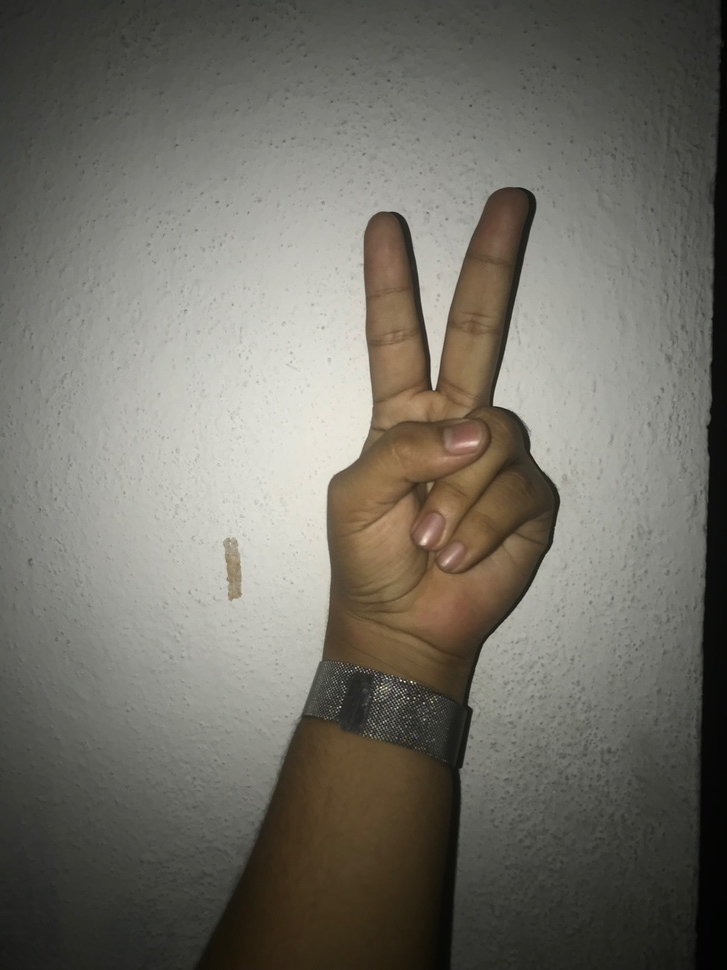
#> input picture mytest/1.jpg, 727 x 970 px, shrunk from 1512 x 2016 before the run
$ python transform.py
#> lines starting #> are read from the running program, lines starting #| are printed output that depends on the picture; after the words box and inside, x2 and y2 are one past the last pixel; in counts of white or black regions, pixels touching at a corner belong together
import cv2
import numpy as np

img = cv2.imread('./mytest/1.jpg',0)
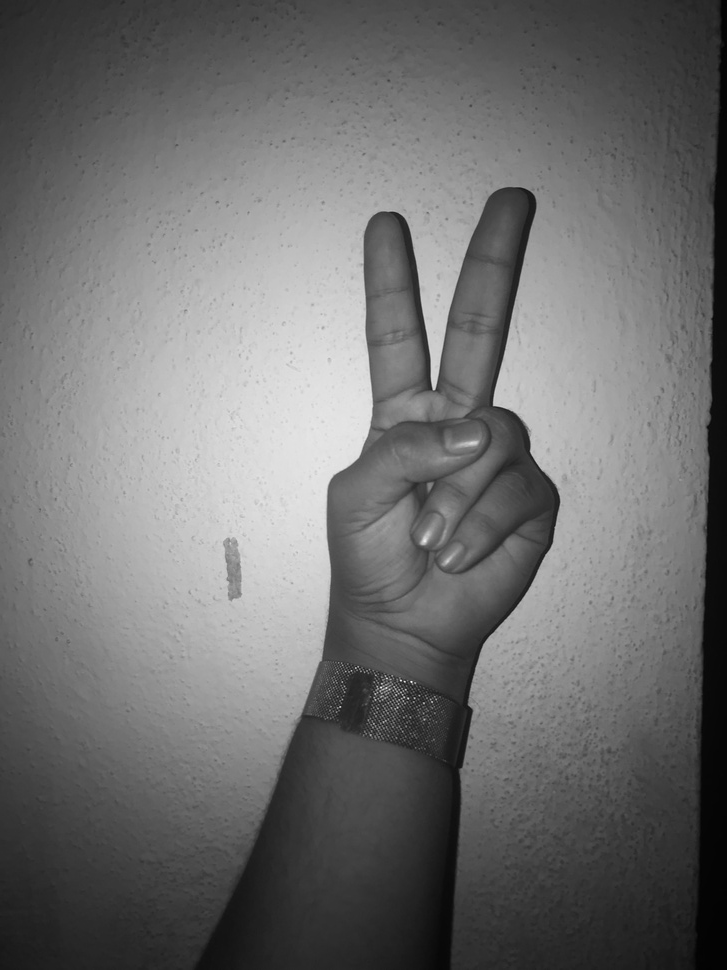
#> img: shape (970, 727); min 2, max 249, mean 110.6
cv2.bilateralFilter(img, 9, 90,16)
#binImg = np.zeros((img.shape[0], img.shape[1]), np.uint8)
bgModel = cv2.createBackgroundSubtractorMOG2(0, 50)

learningRate = 0
cap_region_x_begin = 0.5  # start point/total width
cap_region_y_end = 0.8  # start point/total width
threshold = 50  # binary threshold
blurValue = 41  # GaussianBlur parameter
bgSubThreshold = 40
learningRate = 0

# vari
# variableslt
isBgCaptured = 0  # bool, whether the background captured
triggerSwitch = False  # if true, keyboard simulator works

fgmask = bgModel.apply(img, learningRate=learningRate)
#> fgmask: shape (970, 727); every value is 127
kernel = np.ones((3, 3), np.uint8)
fgmask = cv2.erode(fgmask, kernel, iterations=1)
res = cv2.bitwise_and(img, img, mask=fgmask)


blur = cv2.GaussianBlur(res, (blurValue, blurValue), 0)
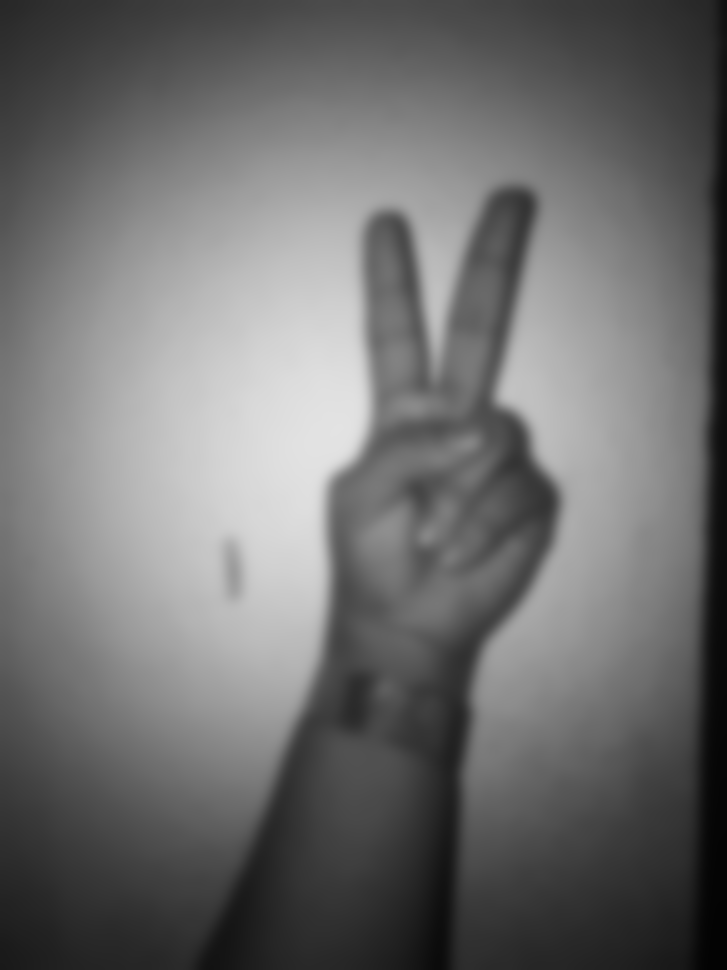
#> blur: shape (970, 727); min 3, max 227, mean 110.6
ret, thresh = cv2.threshold(blur, threshold, 255, cv2.THRESH_BINARY + cv2.THRESH_OTSU)
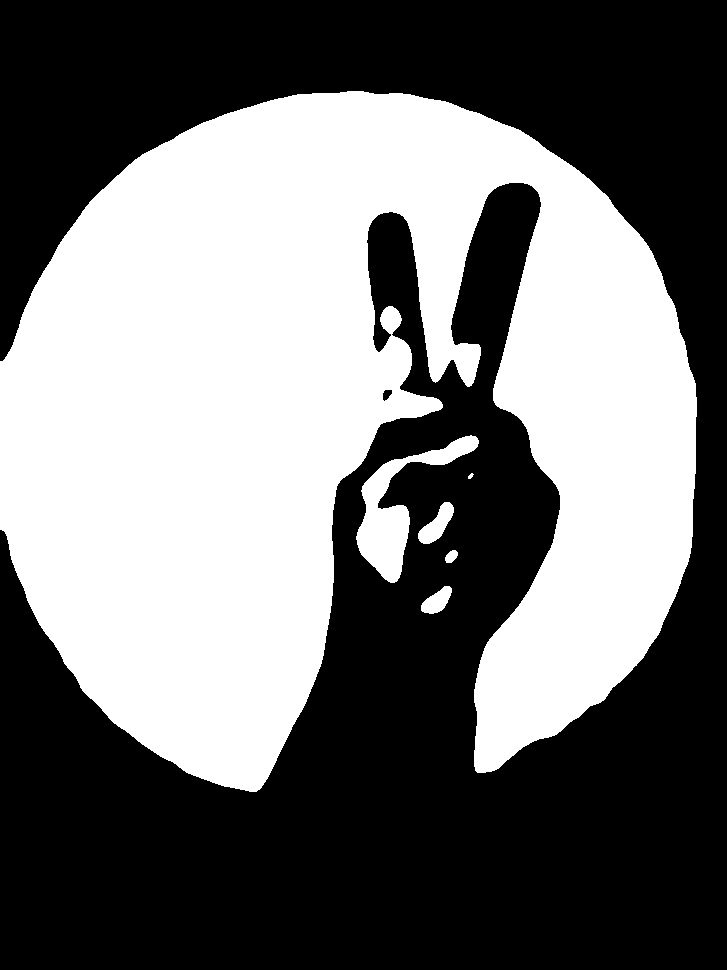
#> thresh: shape (970, 727); 44.5% white; 6 white regions, box (x1, y1, x2, y2) and area: (0, 91, 697, 792) 307232, (356, 435, 479, 583) 5013, (418, 502, 454, 544) 731, (421, 586, 452, 614) 511, (445, 550, 458, 563) 119, (468, 473, 474, 479) 22
#> ret = 115

cv2.imwrite("ok.jpg", thresh)

# import cv2;
# import numpy as np;

# # Read image
# im_in = cv2.imread("nickel.jpg", cv2.IMREAD_GRAYSCALE);

# # Threshold.
# # Set values equal to or above 220 to 0.
# # Set values below 220 to 255.

# th, im_th = cv2.threshold(im_in, 220, 255, cv2.THRESH_BINARY_INV);

# # Copy the thresholded image.
# im_floodfill = im_th.copy()

# # Mask used to flood filling.
# # Notice the size needs to be 2 pixels than the image.
# h, w = im_th.shape[:2]
# mask = np.zeros((h+2, w+2), np.uint8)

# # Floodfill from point (0, 0)
# cv2.floodFill(im_floodfill, mask, (0,0), 255);

# # Invert floodfilled image
# im_floodfill_inv = cv2.bitwise_not(im_floodfill)

# # Combine the two images to get the foreground.
# im_out = im_th | im_floodfill_inv

# # Display images.
# cv2.imshow("Thresholded Image", im_th)
# cv2.imshow("Floodfilled Image", im_floodfill)
# cv2.imshow("Inverted Floodfilled Image", im_floodfill_inv)
# cv2.imshow("Foreground", im_out)
# cv2.waitKey(0)

$ run again, with mytest/hand.jpg copied over mytest/1.jpg
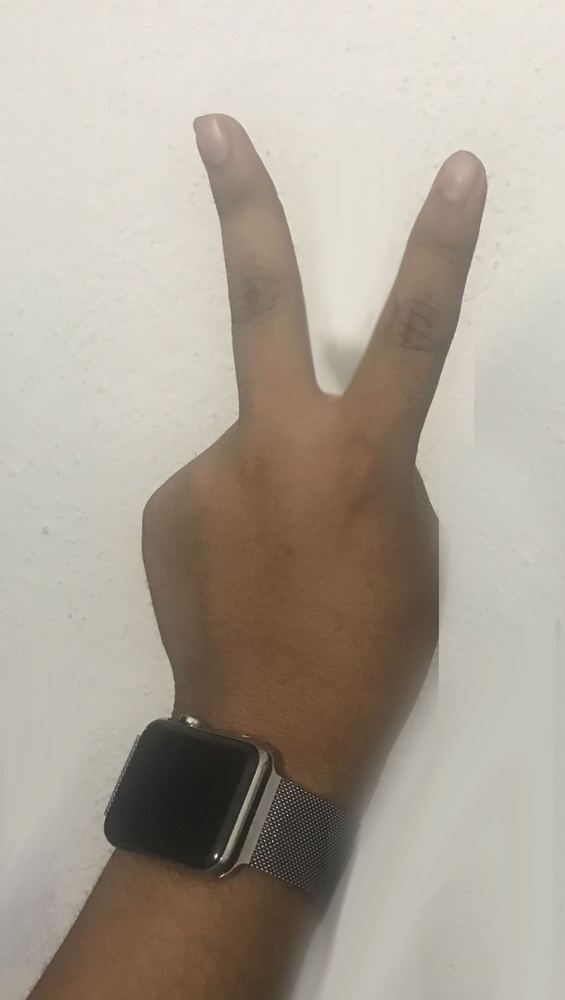
#> input picture mytest/hand.jpg, 565 x 1000 px, shrunk from 1645 x 2912 before the run
#> fgmask: shape (1000, 565); every value is 127
#> `blur = cv2.GaussianBlur(res, (blurValue, blurValue), 0)`:
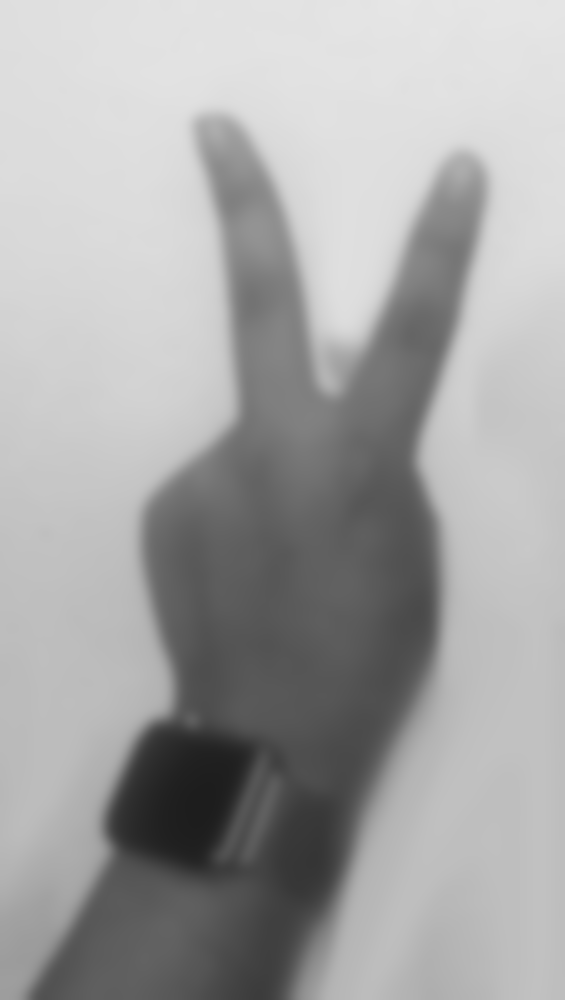
#> blur: shape (1000, 565); min 29, max 230, mean 165.5
#> `ret, thresh = cv2.threshold(blur, threshold, 255, cv2.THRESH_BINARY + ..`:
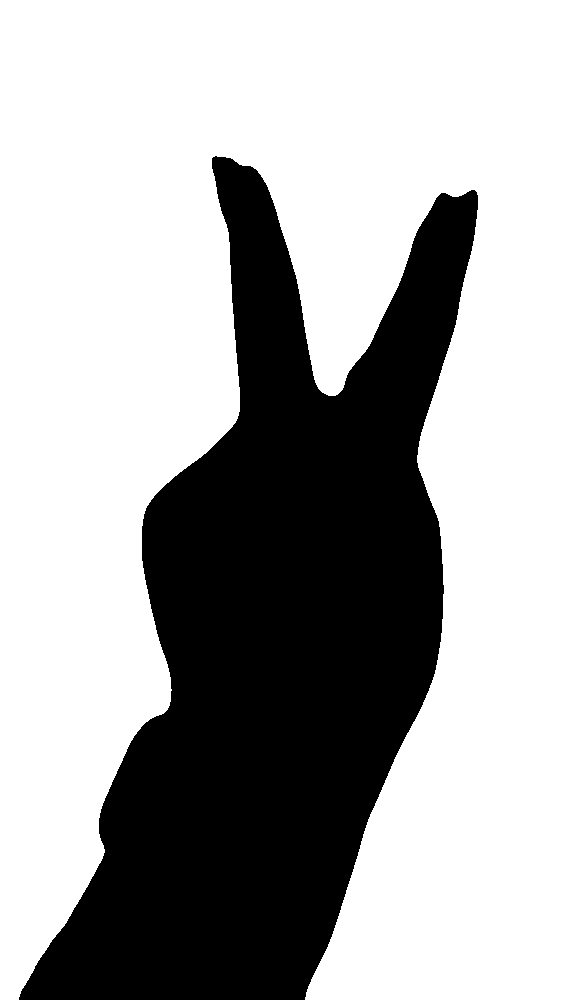
#> thresh: shape (1000, 565); 66.5% white; 1 black region, box (x1, y1, x2, y2) and area: (19, 156, 478, 1000) 189267
#> ret = 147
